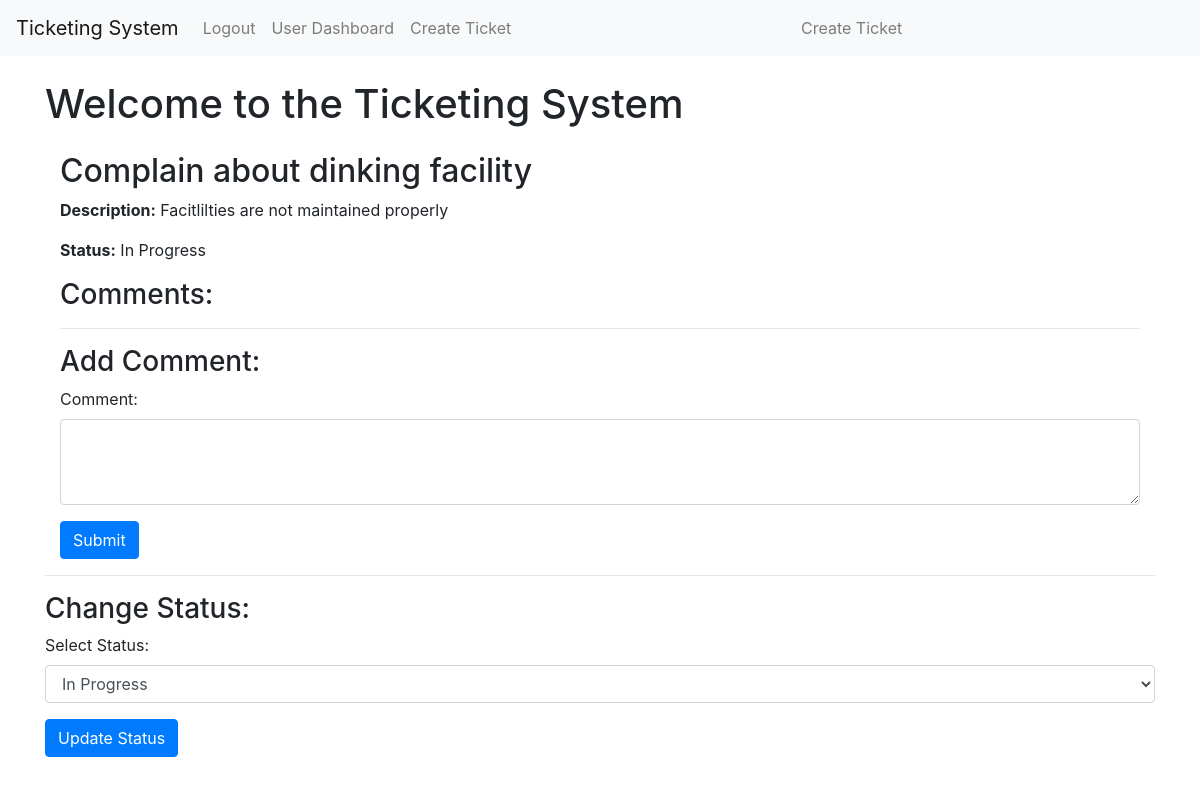
Page /ticket/2 (signed in) on the committed database.
### app/models.py (models this page shows)
class Ticket(db.Model):
    id = db.Column(db.Integer, primary_key=True)
    title = db.Column(db.String(100), nullable=False)
    description = db.Column(db.Text, nullable=False)
    status = db.Column(db.String(20), default='New')  # Consider using an enum
    creator_id = db.Column(db.Integer, db.ForeignKey('user.id'), nullable=False)
    creator = db.relationship('User', backref='tickets')

### app/__init__.py (the view)
    @app.route('/ticket/<int:ticket_id>')
    @login_required
    def view_ticket(ticket_id):
        ticket = Ticket.query.get_or_404(ticket_id)
        if current_user.id != ticket.creator_id and not current_user.is_hr:
            flash('You are not authorized to view this ticket.', 'warning')
            return redirect(url_for('index'))
        comment_form = CommentForm()
        status_form = StatusForm()
        return render_template('ticket_detail.html', ticket=ticket, comment_form=comment_form, status_form=status_form)

### app/forms.py
class CommentForm(FlaskForm):
    comment = StringField('Add your comments/query here', validators=[DataRequired(
        message="Please enter a comment before submitting.")])
    submit = SubmitField('Submit Comment')

class StatusForm(FlaskForm):
    status_choices = [('New', 'New'), ('In Progress', 'In Progress'), ('Closed', 'Closed')]  # Define status choices
    status = SelectField('Status', choices=status_choices, validators=[DataRequired()])
    submit = SubmitField('Update Status')

### app/__init__.py (called while the page is built)
@login_manager.user_loader
def load_user(user_id):
    return User.query.get(int(user_id))

### app/templates/ticket_detail.html (shortened to what this page needs)
{% extends 'base.html' %}
{% block content %}
  <div class="container mt-4">
    <h2>{{ ticket.title }}</h2>
    <p><strong>Description:</strong> {{ ticket.description }}</p>
    <p><strong>Status:</strong> {{ ticket.status }}</p>
    <h3>Comments:</h3>
    <hr>
    <h3>Add Comment:</h3>
    <form action="{{ url_for('add_comment', ticket_id=ticket.id) }}" method="post">
      <div class="form-group">
        <label for="comment">Comment:</label>
        <textarea class="form-control" id="comment" name="comment" rows="3" required></textarea>
      </div>
      <button type="submit" class="btn btn-primary">Submit</button>
    </form>
  </div>
<hr>
    <h3>Change Status:</h3>
      <form action="{{ url_for('change_status', ticket_id=ticket.id) }}" method="post">
        <div class="form-group">
          <label for="status">Select Status:</label>
          <select class="form-control" id="status" name="status" required>
            <option value="In Progress" {% if ticket.status == 'In Progress' %} selected {% endif %}>In Progress</option>
          </select>
        </div>
        <button type="submit" class="btn btn-primary">Update Status</button>
      </form>
  </div>
{% endblock %}

### rows in the picture
Ticket: title "Complain about dinking facility", description "Facitlilties are not maintained properly", status "In Progress"
